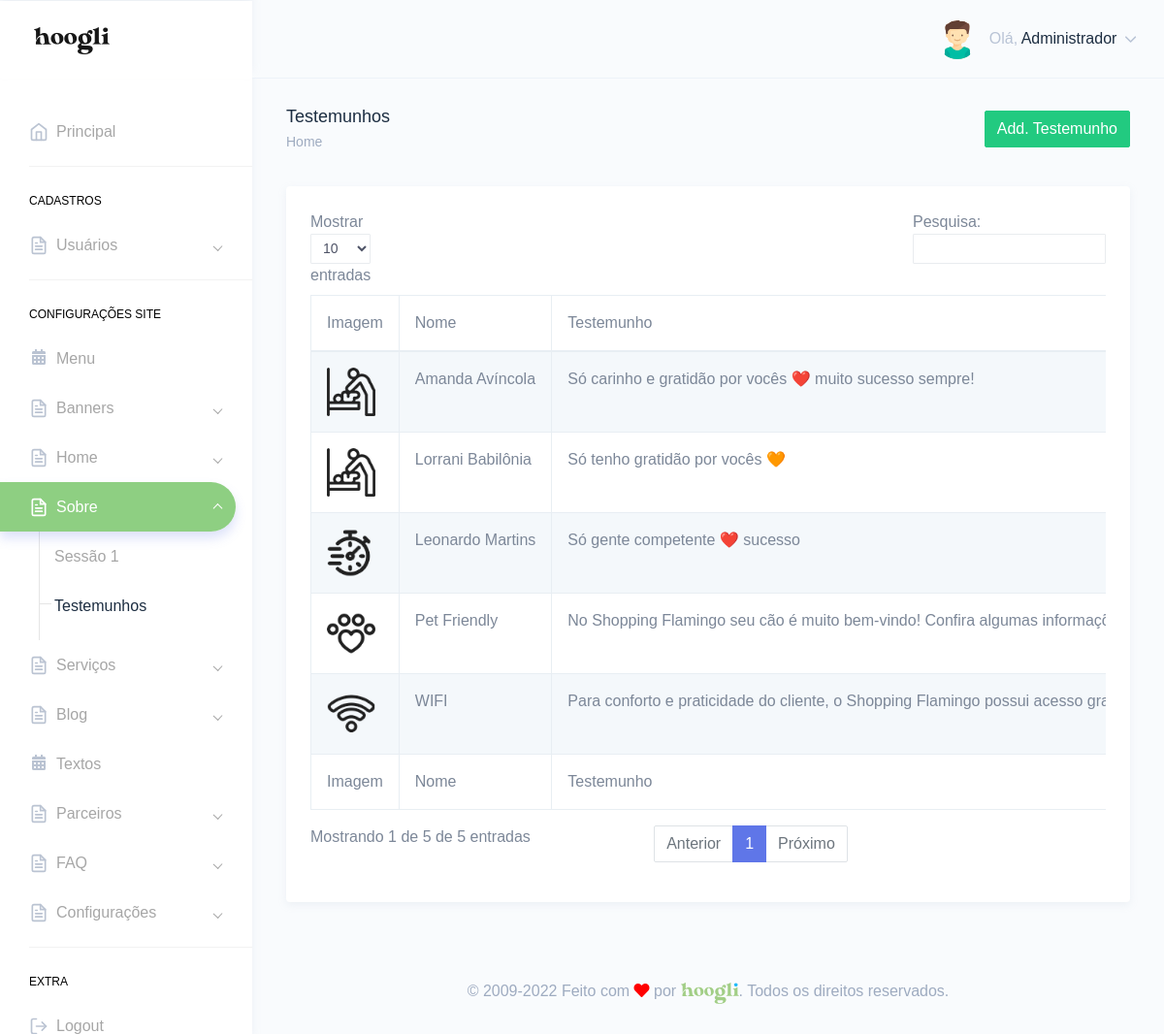
The page /painel/testemunhos.php (signed in) on the database its author committed.
### tables this page shows
CREATE TABLE `tbl_usuarios` (
  `id` int(11) NOT NULL,
  `nome` varchar(250) DEFAULT NULL,
  `email` varchar(250) DEFAULT NULL,
  `telefone` varchar(250) DEFAULT NULL,
  `endereco` varchar(250) DEFAULT NULL,
  `cpf` varchar(100) DEFAULT NULL,
  `login` varchar(100) DEFAULT NULL,
  `senha` varchar(100) DEFAULT NULL,
  `foto` varchar(250) DEFAULT NULL,
  `id_cargo` int(11) DEFAULT NULL,
  `sexo` varchar(2) DEFAULT NULL,
  `perm_cad_usuario` varchar(2) DEFAULT NULL,
  `perm_relatorio` varchar(2) DEFAULT NULL,
  `perm_add_usuario` varchar(2) DEFAULT NULL,
  `perm_edit_usuario` varchar(2) DEFAULT NULL,
  `perm_del_usuario` varchar(2) DEFAULT NULL,
  `perm_cad_contato` varchar(2) DEFAULT NULL,
  `perm_edit_contato` varchar(2) DEFAULT NULL,
  `perm_del_contato` varchar(2) DEFAULT NULL,
  `perm_edit_contato_nf` varchar(3) DEFAULT NULL,
  `perm_pag_principal_rm` varchar(2) DEFAULT NULL,
  `perm_pag_principal_uc` varchar(2) DEFAULT NULL,
  `admin_geral` varchar(2) DEFAULT NULL,
  `data_frase` date DEFAULT NULL,
  `id_frase` int(11) DEFAULT NULL,
  `frase_lida` varchar(2) DEFAULT NULL
);

CREATE TABLE `tbl_testemunhos` (
  `id` int(11) NOT NULL,
  `nome` varchar(250) DEFAULT NULL,
  `testemunho` text DEFAULT NULL,
  `foto` varchar(250) DEFAULT NULL,
  `sexo` varchar(2) DEFAULT NULL,
  `embed` varchar(250) DEFAULT NULL
);

### Connection/con-pdo.php (called while the page is built, shortened)
<?php
$conInstanciada = '';
if(empty($conInstanciada)) {
	class Conexao {
		private static $pdo;
		public static function getInstance() {
		if (!isset(self::$pdo)) {
		 try {
		  $opcoes = array(PDO::MYSQL_ATTR_INIT_COMMAND => 'SET NAMES utf8', PDO::ATTR_PERSISTENT => TRUE);
		  self::$pdo = new PDO("mysql:host=" . HOST . "; dbname=" . DBNAME . "; charset=" . CHARSET . ";", USER, PASSWORD, $opcoes);
		  self::$pdo->setAttribute(PDO::ATTR_ERRMODE, PDO::ERRMODE_EXCEPTION);
		 } catch (PDOException $e) {
		  print "Erro: " . $e->getMessage();
		 }
		}
		return self::$pdo;
		}
	}
}

### Class/acesso.class.php (called while the page is built, shortened)
<?php
$AcessoInstanciada = '';
if(empty($AcessoInstanciada)) {
	if(file_exists('Connection/conexao.php')) {
		require_once('Connection/con-pdo.php');
		require_once('Class/funcoes.php');
	} else {
		require_once('../Connection/con-pdo.php');
		require_once('../Class/funcoes.php');
	}
	class Acesso {
		private $pdo = null;
		private static $Acesso = null;
		private function __construct($conexao){
			$this->pdo = $conexao;
		}
		public static function getInstance($conexao){
			if (!isset(self::$Acesso)):
				self::$Acesso = new Acesso($conexao);
			endif;
			return self::$Acesso;
		}
		function rsDados($id='', $idCargo='', $orderBy='', $limite='') {
			$sqlLimite = '';
			$sqlOrdem = '';
			$sql = '';
			$nCampos = 0;
			if(!empty($id)) {
				$sql .= " and id = ?";
				$nCampos++;
				$campo[$nCampos] = $id;
			}
			try{
				$sql = "SELECT * FROM tbl_usuarios where 1=1 $sql $sqlOrdem $sqlLimite";
				$stm = $this->pdo->prepare($sql);
				for($i=1; $i<=$nCampos; $i++) {
					$stm->bindValue($i, $campo[$i]);
				}
				$stm->execute();
				$rsDados = $stm->fetchAll(PDO::FETCH_OBJ);
				if($id <> '' or $limite == 1) {
					return($rsDados[0]);
				} else {
					return($rsDados);
				}
			} catch(PDOException $erro){
				echo $erro->getMessage();
			}
		}
	}
}

### painel/verifica.php (called while the page is built, shortened)
<?php
include "../Class/acesso.class.php";
$verificaRestrito = Acesso::getInstance(Conexao::getInstance());
include "../Class/testemunhos.class.php";
$testemunhos = Testemunhos::getInstance(Conexao::getInstance());
$verificaRestrito->restritoAdmin();
$dadosUsuarioLogado = $verificaRestrito->rsDados($_SESSION['dadosLogado']->id);
?>

### Class/funcoes.php (called while the page is built, shortened)
<?php
  function icone_genero($genero) {
    switch ($genero) {
      case "M": return "assets/images/avatars/boy.svg"; break;
    }
  }
?>

### Class/testemunhos.class.php (called while the page is built, shortened)
<?php
$TestemunhosInstanciada = '';
if(empty($TestemunhosInstanciada)) {
	if(file_exists('Connection/conexao.php')) {
		require_once('Connection/con-pdo.php');
		require_once('Class/funcoes.php');
	} else {
		require_once('../Connection/con-pdo.php');
		require_once('../Class/funcoes.php');
	}
	class Testemunhos {
		private $pdo = null;
		private static $Testemunhos = null;
		private function __construct($conexao){
			$this->pdo = $conexao;
		}
		public static function getInstance($conexao){
			if (!isset(self::$Testemunhos)):
				self::$Testemunhos = new Testemunhos($conexao);
			endif;
			return self::$Testemunhos;
		}
		function rsDados($id='', $orderBy='', $limite='') {
			$nCampos = 0;
			$sql = '';
			$sqlOrdem = '';
			$sqlLimite = '';
			try{
				$sql = "SELECT * FROM tbl_testemunhos where 1=1 $sql $sqlOrdem $sqlLimite";
				$stm = $this->pdo->prepare($sql);
				for($i=1; $i<=$nCampos; $i++) {
					$stm->bindValue($i, $campo[$i]);
				}
				$stm->execute();
				$rsDados = $stm->fetchAll(PDO::FETCH_OBJ);
				if($id <> '' or $limite == 1) {
					return($rsDados[0]);
				} else {
					return($rsDados);
				}
			} catch(PDOException $erro){
				echo $erro->getMessage();
			}
		}
	}
}

### painel/testemunhos.php (the view, shortened to what this page needs)
<?php include "verifica.php";
$puxaTestemunhos = $testemunhos->rsDados();
?>
<!DOCTYPE html>
<html dir="ltr" lang="pt-br">
<head>
    <link href="dist/css/style.min.css" rel="stylesheet">
</head>
<body>
    <div id="main-wrapper" data-theme="light" data-layout="vertical" data-navbarbg="skin6" data-sidebartype="full" data-sidebar-position="fixed" data-header-position="fixed" data-boxed-layout="full">
      <?php include "header.php";?>
       <?php include "inc-menu-lateral.php";?>
        <div class="page-wrapper">
            <div class="page-breadcrumb">
                <div class="row">
                    <div class="col-7 align-self-center">
                        <h4 class="page-title text-truncate text-dark font-weight-medium mb-1">Testemunhos</h4>
                        <div class="d-flex align-items-center">
                            <nav aria-label="breadcrumb">
                                <ol class="breadcrumb m-0 p-0">
                                    <li class="breadcrumb-item"><a href="." class="text-muted">Home</a></li>
                                </ol>
                            </nav>
                        </div>
                    </div>
                    <div class="col-5 align-self-center">
                        <a href="add-testemunho.php" class="btn btn-success float-right">Add. Testemunho</a>
                    </div>
                </div>
            </div>
            <div class="container-fluid">
                <div class="row">
                    <div class="col-12">
                        <div class="card">
                            <div class="card-body">
                                <div class="table-responsive">
                                    <table id="zero_config" class="table table-striped table-bordered no-wrap">
                                        <thead>
                                            <tr>
                                                <th>Imagem</th>
                                                <th>Nome</th>
                                                <th>Testemunho</th>
                                            </tr>
                                        </thead>
                                        <tbody>
                                            <?php
                                            if(count($puxaTestemunhos) > 0){
                                            foreach($puxaTestemunhos as $testemunho){?>
                                            <tr>
                                                <td>
                                                    <?php if(isset($testemunho->foto) && !empty($testemunho->foto)){?>
                                                    <img src="../img/<?php echo $testemunho->foto;?>" width="50">
                                                    <?php }?>
                                                    </td>
                                                <td><?php echo $testemunho->nome;?></td>
                                                <td><?php echo $testemunho->testemunho;?></td>
                                            </tr>
                                            <?php } }?>
                                        </tbody>
                                        <tfoot>
                                            <tr>
                                                <th>Imagem</th>
                                                <th>Nome</th>
                                                <th>Testemunho</th>
                                            </tr>
                                        </tfoot>
                                    </table>
                                </div>
                            </div>
                        </div>
                    </div>
                </div>
            </div>
        <?php include "footer.php";?>
        </div>
    </div>
</body>
</html>

### painel/header.php (shortened to what this page needs)
<header class="topbar" data-navbarbg="skin6">
            <nav class="navbar top-navbar navbar-expand-md">
                <div class="navbar-header" data-logobg="skin6">
                    <div class="navbar-brand">
                        <a href=".">
                            <span class="logo-text">
                                <img src="assets/images/hoogli_logo.png" alt="homepage" class="dark-logo" />
                            </span>
                        </a>
                    </div>
                </div>
                <div class="navbar-collapse collapse" id="navbarSupportedContent">
                    <ul class="navbar-nav float-right">
                        <li class="nav-item dropdown">
                            <a class="nav-link dropdown-toggle" href="javascript:void(0)" data-toggle="dropdown"
                                aria-haspopup="true" aria-expanded="false">
                                <?php if(!empty($dadosUsuarioLogado->foto)){?>
                                <img src="../img/<?php echo $dadosUsuarioLogado->foto;?>" alt="<?php echo $dadosUsuarioLogado->nome;?>" class="rounded-circle" width="40">
                                <?php }else{?>
                                <img src="<?php echo icone_genero($dadosUsuarioLogado->sexo);?>" alt="<?php echo $dadosUsuarioLogado->nome;?>" class="rounded-circle" width="40">
                                <?php }?>
                                <span class="ml-2 d-none d-lg-inline-block"><span>Olá,</span> <span
                                        class="text-dark"><?php echo $dadosUsuarioLogado->nome;?></span> <i data-feather="chevron-down"
                                        class="svg-icon"></i></span>
                            </a>
                        </li>
                    </ul>
                </div>
            </nav>
        </header>

### rows shown on the page
tbl_usuarios: nome "Administrador"
tbl_testemunhos: foto (picture), nome "Amanda Avíncola", testemunho "Só carinho e gratidão por vocês ❤️ muito sucesso sempre!"
tbl_testemunhos: foto (picture), nome "Lorrani Babilônia", testemunho "Só tenho gratidão por vocês 🧡"
tbl_testemunhos: foto (picture), nome "Leonardo Martins", testemunho "Só gente competente ❤️ sucesso"
tbl_testemunhos: foto (picture), nome "Pet Friendly", testemunho "No Shopping Flamingo seu cão é muito bem-vindo! Confira algumas…"
tbl_testemunhos: foto (picture), nome "WIFI", testemunho "Para conforto e praticidade do cliente, o Shopping Flamingo possui acesso…"
